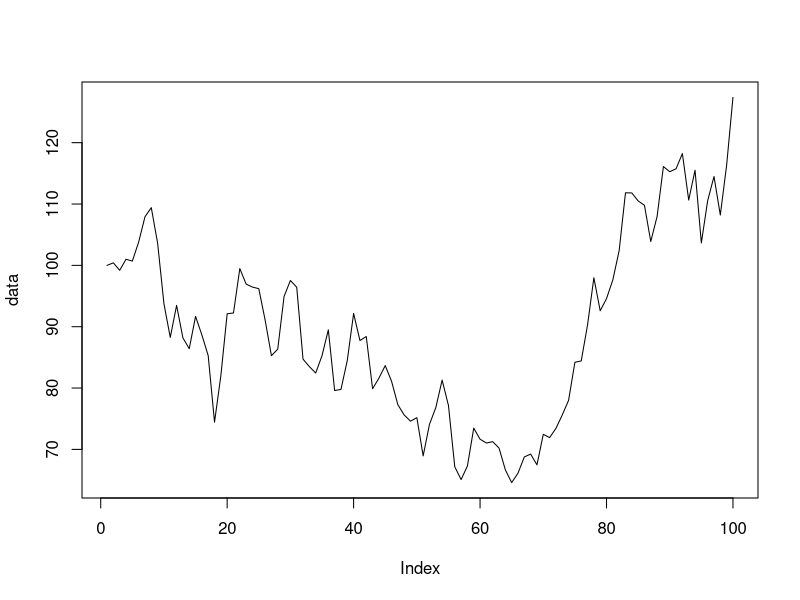

Source code (R):
## ---- chunk 1

starting_prices = seq(5:300)
yearly_stds = seq(0.1, 0.5, 0.05)



generateData = function(n, yearly_return, yearly_std, starting_price) {
  price = rep(NA, n)
  price[1] = starting_price
  for (i in 2:n) {
    noise = rnorm(1,0,yearly_std)
    prev = price[i - 1]
    price[i] = prev + prev * (yearly_return/n + noise/sqrt(n))
  }
  return (price)
}

data = generateData(100, 0.25, .50, 100)
data
plot(data, type = 'l')

